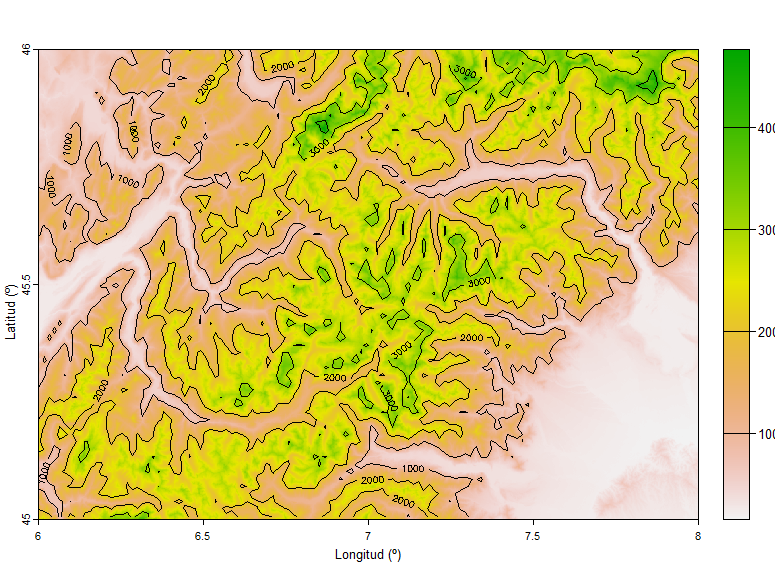

This chart was generated by the following R code:
# Carreguem les llibreries necessàries
library(lattice)
library(terra)

# Carreguem les dades del GeoTIFF
dem <- rast("C:/Users/enric/OneDrive/Documentos/uoc/semestre_4/visualitzacio_dades/pac2/contour/srtm_38_03/srtm_38_03.tif")

# Fem el plot de les dades
plot(dem, xlim=c(6, 8), ylim=c(45, 46), xlab='Longitud (º)', ylab='Latitud (º)')

# Afegim les línies de contorn
contour(dem, add=TRUE, nlevels=6)
